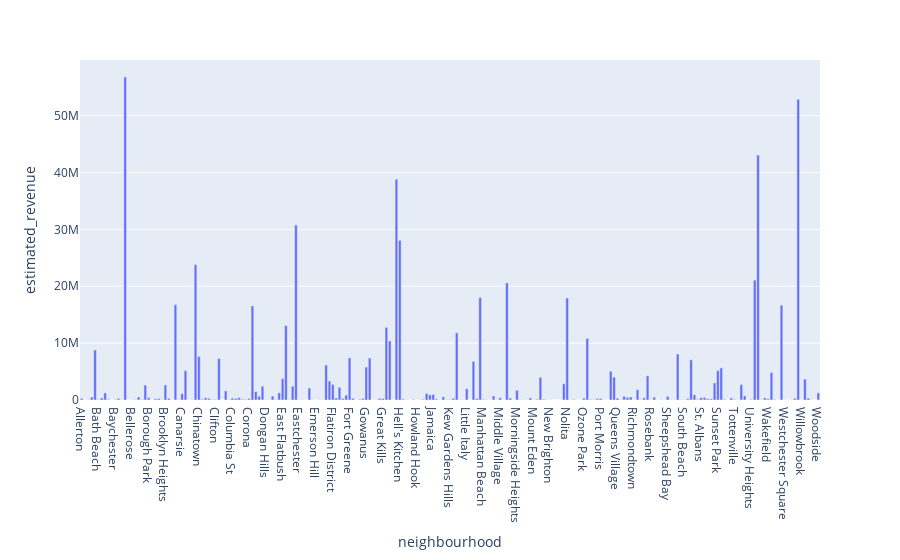

The notebook cell saved with this chart:
### Markdown cell above
# Revenue Estimation according to Neighbourhood

### Code cell
estimate_revenue_by_neighbour=df.groupby(['neighbourhood']).sum()
d=estimate_revenue_by_neighbour.drop(estimate_revenue_by_neighbour.columns[[0,1,2,3,4,5,6,7,8,9]],axis = 1)
e=d.reset_index(level=['neighbourhood'])
fig = px.bar(e, x='neighbourhood', y='estimated_revenue')
fig.show()

### Figure 1 — Plotly figure (JSON) as saved in the notebook; plotly's stock layout.template omitted (floating-point values rounded to 4 significant figures; data arrays with more than 128 entries replaced by an {"elided": "..."} marker saying what was removed)
{"data": [{"alignmentgroup": "True", "hovertemplate": "neighbourhood=%{x}<br>estimated_revenue=%{y}<extra></extra>", "legendgroup": "", "marker": {"color": "#636efa"}, "name": "", "offsetgroup": "", "orientation": "v", "showlegend": false, "textposition": "auto", "type": "bar", "x": {"elided": "221 str values"}, "xaxis": "x", "y": {"elided": "221 int values"}, "yaxis": "y"}], "layout": {"barmode": "relative", "legend": {"tracegroupgap": 0}, "margin": {"t": 60}, "xaxis": {"anchor": "y", "domain": [0, 1], "title": {"text": "neighbourhood"}}, "yaxis": {"anchor": "x", "domain": [0, 1], "title": {"text": "estimated_revenue"}}}}
